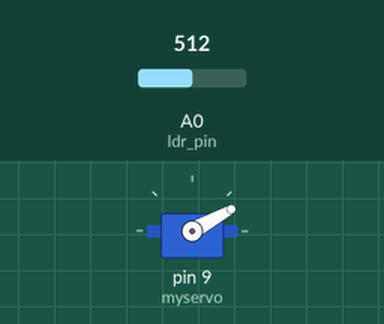
Simulated run of this sketch. Board: Arduino Uno, built with avr-gcc and run on an emulated ATmega328P. Shown: servo. The test bench sets the inputs (shaded band); at power-on: A0 (ldr_pin) = 512.

Above: at 0.45 s.
At 1.2 s:
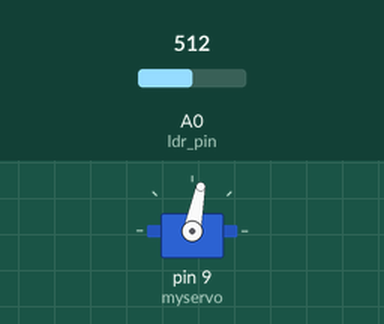
1.3 s: A0 (ldr_pin) set to 716
At 6.4 s:
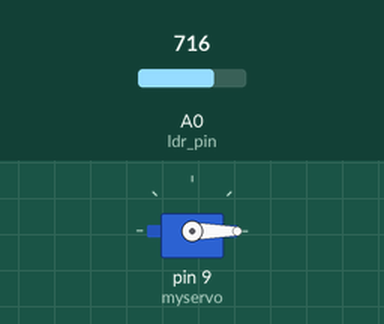
Timing chart, 0 to 10.3 s (numbered marks = the images above; inputs shaded):
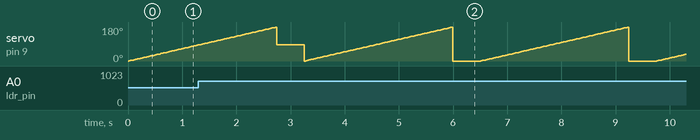

The sketch:

Servo_Ldr_1_NS.ino
```cpp
#include <Servo.h>

typedef struct {
  int max;
  int index;
} MaxResult;

Servo myservo;

const int ldr_pin = A0;
constexpr int th_value = 500;
int val[181];

int prevMaxIndex = 90;  // Assume starting position is at 90 degrees
int minLightChange = 50; // Minimum change in light to trigger servo movement

void setup() {
  myservo.attach(9);
  pinMode(ldr_pin, INPUT);
  myservo.write(90);
}

MaxResult findMax(int arr[], int size) {
  MaxResult result;

  if (size <= 0) {
    // Handle the case of an empty array or invalid size
    result.max = -1;
    result.index = -1;
    return result;
  }

  result.max = arr[0];  // Assume the first element is the maximum
  result.index = 0;

  for (int i = 1; i < size; ++i) {
    if (arr[i] > result.max) {
      result.max = arr[i];  // Update the maximum if a larger element is found
      result.index = i;     // Update the index of the maximum
    }
  }

  return result;
}

void loop() {
  for (int a = 0; a < 181; a++) {
    myservo.write(a);
    delay(15); // Delay to allow the servo to reach the position
    val[a] = analogRead(ldr_pin);
  }

  int size = sizeof(val) / sizeof(val[0]);
  MaxResult maxInfo = findMax(val, size);
  myservo.write(maxInfo.index);

  // Check if the difference between the light values is more than the threshold
  int lightDifference = abs(maxInfo.max - val[prevMaxIndex]);
  if (lightDifference > minLightChange) {
    // Update the previous maximum index
    prevMaxIndex = maxInfo.index;

    // Perform any action you want when the light difference is significant
    // For example, print a message
    Serial.println("Significant change in light!");

    // You can add additional actions here, like moving the servo to a specific position
    // or triggering some other behavior.
  }

  delay(500); // Adjust the delay to your needs
}
```
